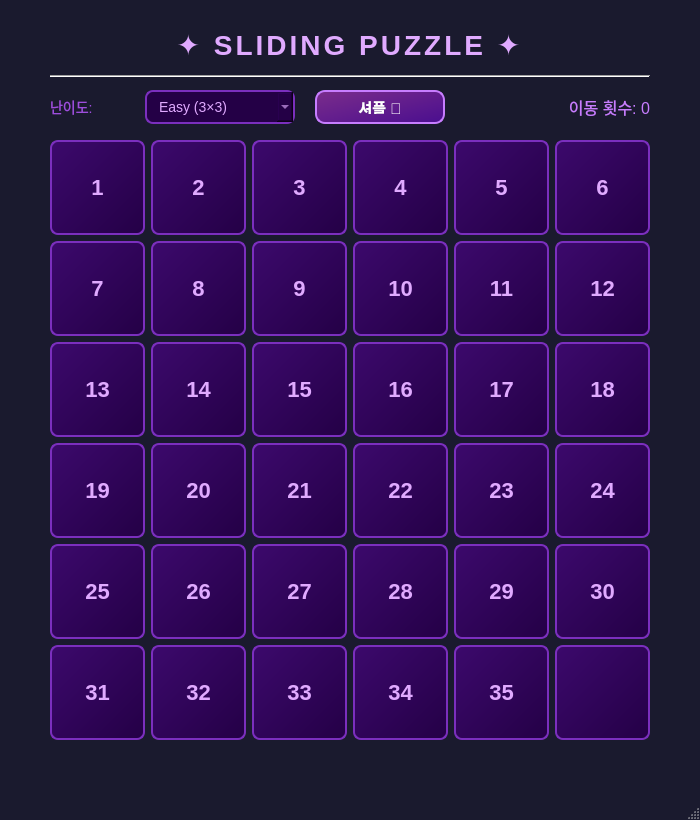
<?xml version="1.0" encoding="UTF-8"?>
<ui version="4.0">
 <class>MainWindow</class>
 <widget class="QMainWindow" name="MainWindow">
  <property name="geometry">
   <rect>
    <x>0</x>
    <y>0</y>
    <width>700</width>
    <height>820</height>
   </rect>
  </property>
  <property name="windowTitle">
   <string>Sliding Puzzle</string>
  </property>
  <property name="styleSheet">
   <string notr="true">QMainWindow { background-color: #1a1a2e; }
QWidget#centralwidget { background-color: #1a1a2e; }
QLabel#titleLabel { color: #e0aaff; font-size: 28px; font-weight: bold; font-family: 'Segoe UI'; letter-spacing: 3px; }
QLabel#moveLabel { color: #c77dff; font-size: 16px; font-family: 'Segoe UI'; }
QLabel#difficultyLabel { color: #9d4edd; font-size: 14px; font-family: 'Segoe UI'; }
QPushButton#shuffleButton { background: qlineargradient(x1:0,y1:0,x2:1,y2:1,stop:0 #7b2d8b,stop:1 #4a0e8f); color: #ffffff; font-size: 15px; font-weight: bold; border: 2px solid #c77dff; border-radius: 10px; padding: 8px 24px; }
QPushButton#shuffleButton:hover { background: qlineargradient(x1:0,y1:0,x2:1,y2:1,stop:0 #9d3fac,stop:1 #6a2ebf); border-color: #e0aaff; }
QPushButton#shuffleButton:pressed { background: qlineargradient(x1:0,y1:0,x2:1,y2:1,stop:0 #4a0e8f,stop:1 #2d006e); }
QComboBox#difficultyCombo { background-color: #240046; color: #e0aaff; font-size: 14px; border: 2px solid #7b2fbe; border-radius: 8px; padding: 5px 12px; min-width: 120px; }
QComboBox#difficultyCombo QAbstractItemView { background-color: #240046; color: #e0aaff; selection-background-color: #7b2fbe; border: 1px solid #7b2fbe; }
QPushButton { background: qlineargradient(x1:0,y1:0,x2:1,y2:1,stop:0 #3c096c,stop:1 #240046); color: #e0aaff; font-size: 22px; font-weight: bold; border: 2px solid #7b2fbe; border-radius: 8px; }
QPushButton:hover { background: qlineargradient(x1:0,y1:0,x2:1,y2:1,stop:0 #5a189a,stop:1 #3c096c); border-color: #c77dff; color: #ffffff; }
QPushButton:pressed { background: qlineargradient(x1:0,y1:0,x2:1,y2:1,stop:0 #7b2fbe,stop:1 #5a189a); }
QFrame#separatorLine { color: #3c096c; }</string>
  </property>
  <widget class="QWidget" name="centralwidget">

   <widget class="QLabel" name="titleLabel">
    <property name="geometry">
     <rect>
      <x>0</x>
      <y>20</y>
      <width>700</width>
      <height>50</height>
     </rect>
    </property>
    <property name="text">
     <string>✦ SLIDING PUZZLE ✦</string>
    </property>
    <property name="alignment">
     <set>Qt::AlignCenter</set>
    </property>
   </widget>

   <widget class="QFrame" name="separatorLine">
    <property name="geometry">
     <rect>
      <x>50</x>
      <y>75</y>
      <width>600</width>
      <height>2</height>
     </rect>
    </property>
    <property name="frameShape">
     <enum>QFrame::HLine</enum>
    </property>
    <property name="frameShadow">
     <enum>QFrame::Sunken</enum>
    </property>
   </widget>

   <widget class="QLabel" name="difficultyLabel">
    <property name="geometry">
     <rect>
      <x>50</x>
      <y>92</y>
      <width>90</width>
      <height>30</height>
     </rect>
    </property>
    <property name="text">
     <string>난이도:</string>
    </property>
   </widget>

   <widget class="QComboBox" name="difficultyCombo">
    <property name="geometry">
     <rect>
      <x>145</x>
      <y>90</y>
      <width>150</width>
      <height>34</height>
     </rect>
    </property>
    <item>
     <property name="text">
      <string>Easy (3×3)</string>
     </property>
    </item>
    <item>
     <property name="text">
      <string>Medium (4×4)</string>
     </property>
    </item>
    <item>
     <property name="text">
      <string>Hard (5×5)</string>
     </property>
    </item>
   </widget>

   <widget class="QPushButton" name="shuffleButton">
    <property name="geometry">
     <rect>
      <x>315</x>
      <y>90</y>
      <width>130</width>
      <height>34</height>
     </rect>
    </property>
    <property name="text">
     <string>셔플 🔀</string>
    </property>
   </widget>

   <widget class="QLabel" name="moveLabel">
    <property name="geometry">
     <rect>
      <x>460</x>
      <y>92</y>
      <width>190</width>
      <height>30</height>
     </rect>
    </property>
    <property name="text">
     <string>이동 횟수: 0</string>
    </property>
    <property name="alignment">
     <set>Qt::AlignRight|Qt::AlignVCenter</set>
    </property>
   </widget>

   <widget class="QWidget" name="gridLayoutWidget">
    <property name="geometry">
     <rect>
      <x>50</x>
      <y>140</y>
      <width>600</width>
      <height>600</height>
     </rect>
    </property>
    <property name="sizePolicy">
     <sizepolicy hsizetype="Expanding" vsizetype="Preferred">
      <horstretch>0</horstretch>
      <verstretch>0</verstretch>
     </sizepolicy>
    </property>
    <property name="focusPolicy">
     <enum>Qt::ClickFocus</enum>
    </property>
    <layout class="QGridLayout" name="gridLayout">
     <property name="spacing">
      <number>6</number>
     </property>
     <!-- Row 0 -->
     <item row="0" column="0">
      <widget class="QPushButton" name="btn_0_0">
       <property name="sizePolicy"><sizepolicy hsizetype="Expanding" vsizetype="Expanding"><horstretch>0</horstretch><verstretch>0</verstretch></sizepolicy></property>
       <property name="text"><string>1</string></property>
      </widget>
     </item>
     <item row="0" column="1">
      <widget class="QPushButton" name="btn_0_1">
       <property name="sizePolicy"><sizepolicy hsizetype="Expanding" vsizetype="Expanding"><horstretch>0</horstretch><verstretch>0</verstretch></sizepolicy></property>
       <property name="text"><string>2</string></property>
      </widget>
     </item>
     <item row="0" column="2">
      <widget class="QPushButton" name="btn_0_2">
       <property name="sizePolicy"><sizepolicy hsizetype="Expanding" vsizetype="Expanding"><horstretch>0</horstretch><verstretch>0</verstretch></sizepolicy></property>
       <property name="text"><string>3</string></property>
      </widget>
     </item>
     <item row="0" column="3">
      <widget class="QPushButton" name="btn_0_3">
       <property name="sizePolicy"><sizepolicy hsizetype="Expanding" vsizetype="Expanding"><horstretch>0</horstretch><verstretch>0</verstretch></sizepolicy></property>
       <property name="text"><string>4</string></property>
      </widget>
     </item>
     <item row="0" column="4">
      <widget class="QPushButton" name="btn_0_4">
       <property name="sizePolicy"><sizepolicy hsizetype="Expanding" vsizetype="Expanding"><horstretch>0</horstretch><verstretch>0</verstretch></sizepolicy></property>
       <property name="text"><string>5</string></property>
      </widget>
     </item>
     <item row="0" column="5">
      <widget class="QPushButton" name="btn_0_5">
       <property name="sizePolicy"><sizepolicy hsizetype="Expanding" vsizetype="Expanding"><horstretch>0</horstretch><verstretch>0</verstretch></sizepolicy></property>
       <property name="text"><string>6</string></property>
      </widget>
     </item>
     <!-- Row 1 -->
     <item row="1" column="0">
      <widget class="QPushButton" name="btn_1_0">
       <property name="sizePolicy"><sizepolicy hsizetype="Expanding" vsizetype="Expanding"><horstretch>0</horstretch><verstretch>0</verstretch></sizepolicy></property>
       <property name="text"><string>7</string></property>
      </widget>
     </item>
     <item row="1" column="1">
      <widget class="QPushButton" name="btn_1_1">
       <property name="sizePolicy"><sizepolicy hsizetype="Expanding" vsizetype="Expanding"><horstretch>0</horstretch><verstretch>0</verstretch></sizepolicy></property>
       <property name="text"><string>8</string></property>
      </widget>
     </item>
     <item row="1" column="2">
      <widget class="QPushButton" name="btn_1_2">
       <property name="sizePolicy"><sizepolicy hsizetype="Expanding" vsizetype="Expanding"><horstretch>0</horstretch><verstretch>0</verstretch></sizepolicy></property>
       <property name="text"><string>9</string></property>
      </widget>
     </item>
     <item row="1" column="3">
      <widget class="QPushButton" name="btn_1_3">
       <property name="sizePolicy"><sizepolicy hsizetype="Expanding" vsizetype="Expanding"><horstretch>0</horstretch><verstretch>0</verstretch></sizepolicy></property>
       <property name="text"><string>10</string></property>
      </widget>
     </item>
     <item row="1" column="4">
      <widget class="QPushButton" name="btn_1_4">
       <property name="sizePolicy"><sizepolicy hsizetype="Expanding" vsizetype="Expanding"><horstretch>0</horstretch><verstretch>0</verstretch></sizepolicy></property>
       <property name="text"><string>11</string></property>
      </widget>
     </item>
     <item row="1" column="5">
      <widget class="QPushButton" name="btn_1_5">
       <property name="sizePolicy"><sizepolicy hsizetype="Expanding" vsizetype="Expanding"><horstretch>0</horstretch><verstretch>0</verstretch></sizepolicy></property>
       <property name="text"><string>12</string></property>
      </widget>
     </item>
     <!-- Row 2 -->
     <item row="2" column="0">
      <widget class="QPushButton" name="btn_2_0">
       <property name="sizePolicy"><sizepolicy hsizetype="Expanding" vsizetype="Expanding"><horstretch>0</horstretch><verstretch>0</verstretch></sizepolicy></property>
       <property name="text"><string>13</string></property>
      </widget>
     </item>
     <item row="2" column="1">
      <widget class="QPushButton" name="btn_2_1">
       <property name="sizePolicy"><sizepolicy hsizetype="Expanding" vsizetype="Expanding"><horstretch>0</horstretch><verstretch>0</verstretch></sizepolicy></property>
       <property name="text"><string>14</string></property>
      </widget>
     </item>
     <item row="2" column="2">
      <widget class="QPushButton" name="btn_2_2">
       <property name="sizePolicy"><sizepolicy hsizetype="Expanding" vsizetype="Expanding"><horstretch>0</horstretch><verstretch>0</verstretch></sizepolicy></property>
       <property name="text"><string>15</string></property>
      </widget>
     </item>
     <item row="2" column="3">
      <widget class="QPushButton" name="btn_2_3">
       <property name="sizePolicy"><sizepolicy hsizetype="Expanding" vsizetype="Expanding"><horstretch>0</horstretch><verstretch>0</verstretch></sizepolicy></property>
       <property name="text"><string>16</string></property>
      </widget>
     </item>
     <item row="2" column="4">
      <widget class="QPushButton" name="btn_2_4">
       <property name="sizePolicy"><sizepolicy hsizetype="Expanding" vsizetype="Expanding"><horstretch>0</horstretch><verstretch>0</verstretch></sizepolicy></property>
       <property name="text"><string>17</string></property>
      </widget>
     </item>
     <item row="2" column="5">
      <widget class="QPushButton" name="btn_2_5">
       <property name="sizePolicy"><sizepolicy hsizetype="Expanding" vsizetype="Expanding"><horstretch>0</horstretch><verstretch>0</verstretch></sizepolicy></property>
       <property name="text"><string>18</string></property>
      </widget>
     </item>
     <!-- Row 3 -->
     <item row="3" column="0">
      <widget class="QPushButton" name="btn_3_0">
       <property name="sizePolicy"><sizepolicy hsizetype="Expanding" vsizetype="Expanding"><horstretch>0</horstretch><verstretch>0</verstretch></sizepolicy></property>
       <property name="text"><string>19</string></property>
      </widget>
     </item>
     <item row="3" column="1">
      <widget class="QPushButton" name="btn_3_1">
       <property name="sizePolicy"><sizepolicy hsizetype="Expanding" vsizetype="Expanding"><horstretch>0</horstretch><verstretch>0</verstretch></sizepolicy></property>
       <property name="text"><string>20</string></property>
      </widget>
     </item>
     <item row="3" column="2">
      <widget class="QPushButton" name="btn_3_2">
       <property name="sizePolicy"><sizepolicy hsizetype="Expanding" vsizetype="Expanding"><horstretch>0</horstretch><verstretch>0</verstretch></sizepolicy></property>
       <property name="text"><string>21</string></property>
      </widget>
     </item>
     <item row="3" column="3">
      <widget class="QPushButton" name="btn_3_3">
       <property name="sizePolicy"><sizepolicy hsizetype="Expanding" vsizetype="Expanding"><horstretch>0</horstretch><verstretch>0</verstretch></sizepolicy></property>
       <property name="text"><string>22</string></property>
      </widget>
     </item>
     <item row="3" column="4">
      <widget class="QPushButton" name="btn_3_4">
       <property name="sizePolicy"><sizepolicy hsizetype="Expanding" vsizetype="Expanding"><horstretch>0</horstretch><verstretch>0</verstretch></sizepolicy></property>
       <property name="text"><string>23</string></property>
      </widget>
     </item>
     <item row="3" column="5">
      <widget class="QPushButton" name="btn_3_5">
       <property name="sizePolicy"><sizepolicy hsizetype="Expanding" vsizetype="Expanding"><horstretch>0</horstretch><verstretch>0</verstretch></sizepolicy></property>
       <property name="text"><string>24</string></property>
      </widget>
     </item>
     <!-- Row 4 -->
     <item row="4" column="0">
      <widget class="QPushButton" name="btn_4_0">
       <property name="sizePolicy"><sizepolicy hsizetype="Expanding" vsizetype="Expanding"><horstretch>0</horstretch><verstretch>0</verstretch></sizepolicy></property>
       <property name="text"><string>25</string></property>
      </widget>
     </item>
     <item row="4" column="1">
      <widget class="QPushButton" name="btn_4_1">
       <property name="sizePolicy"><sizepolicy hsizetype="Expanding" vsizetype="Expanding"><horstretch>0</horstretch><verstretch>0</verstretch></sizepolicy></property>
       <property name="text"><string>26</string></property>
      </widget>
     </item>
     <item row="4" column="2">
      <widget class="QPushButton" name="btn_4_2">
       <property name="sizePolicy"><sizepolicy hsizetype="Expanding" vsizetype="Expanding"><horstretch>0</horstretch><verstretch>0</verstretch></sizepolicy></property>
       <property name="text"><string>27</string></property>
      </widget>
     </item>
     <item row="4" column="3">
      <widget class="QPushButton" name="btn_4_3">
       <property name="sizePolicy"><sizepolicy hsizetype="Expanding" vsizetype="Expanding"><horstretch>0</horstretch><verstretch>0</verstretch></sizepolicy></property>
       <property name="text"><string>28</string></property>
      </widget>
     </item>
     <item row="4" column="4">
      <widget class="QPushButton" name="btn_4_4">
       <property name="sizePolicy"><sizepolicy hsizetype="Expanding" vsizetype="Expanding"><horstretch>0</horstretch><verstretch>0</verstretch></sizepolicy></property>
       <property name="text"><string>29</string></property>
      </widget>
     </item>
     <item row="4" column="5">
      <widget class="QPushButton" name="btn_4_5">
       <property name="sizePolicy"><sizepolicy hsizetype="Expanding" vsizetype="Expanding"><horstretch>0</horstretch><verstretch>0</verstretch></sizepolicy></property>
       <property name="text"><string>30</string></property>
      </widget>
     </item>
     <!-- Row 5 -->
     <item row="5" column="0">
      <widget class="QPushButton" name="btn_5_0">
       <property name="sizePolicy"><sizepolicy hsizetype="Expanding" vsizetype="Expanding"><horstretch>0</horstretch><verstretch>0</verstretch></sizepolicy></property>
       <property name="text"><string>31</string></property>
      </widget>
     </item>
     <item row="5" column="1">
      <widget class="QPushButton" name="btn_5_1">
       <property name="sizePolicy"><sizepolicy hsizetype="Expanding" vsizetype="Expanding"><horstretch>0</horstretch><verstretch>0</verstretch></sizepolicy></property>
       <property name="text"><string>32</string></property>
      </widget>
     </item>
     <item row="5" column="2">
      <widget class="QPushButton" name="btn_5_2">
       <property name="sizePolicy"><sizepolicy hsizetype="Expanding" vsizetype="Expanding"><horstretch>0</horstretch><verstretch>0</verstretch></sizepolicy></property>
       <property name="text"><string>33</string></property>
      </widget>
     </item>
     <item row="5" column="3">
      <widget class="QPushButton" name="btn_5_3">
       <property name="sizePolicy"><sizepolicy hsizetype="Expanding" vsizetype="Expanding"><horstretch>0</horstretch><verstretch>0</verstretch></sizepolicy></property>
       <property name="text"><string>34</string></property>
      </widget>
     </item>
     <item row="5" column="4">
      <widget class="QPushButton" name="btn_5_4">
       <property name="sizePolicy"><sizepolicy hsizetype="Expanding" vsizetype="Expanding"><horstretch>0</horstretch><verstretch>0</verstretch></sizepolicy></property>
       <property name="text"><string>35</string></property>
      </widget>
     </item>
     <item row="5" column="5">
      <widget class="QPushButton" name="btn_5_5">
       <property name="sizePolicy"><sizepolicy hsizetype="Expanding" vsizetype="Expanding"><horstretch>0</horstretch><verstretch>0</verstretch></sizepolicy></property>
       <property name="text"><string></string></property>
      </widget>
     </item>
    </layout>
   </widget>

  </widget>
  <widget class="QMenuBar" name="menubar">
   <property name="geometry">
    <rect>
     <x>0</x>
     <y>0</y>
     <width>700</width>
     <height>21</height>
    </rect>
   </property>
  </widget>
  <widget class="QStatusBar" name="statusbar"/>
 </widget>
 <resources/>
 <connections/>
</ui>
